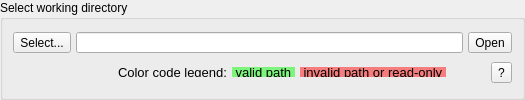
     <widget class="QGroupBox" name="groupBox_3">
      <property name="minimumSize">
       <size>
        <width>0</width>
        <height>90</height>
       </size>
      </property>
      <property name="maximumSize">
       <size>
        <width>16777215</width>
        <height>100</height>
       </size>
      </property>
      <property name="title">
       <string>Select working directory</string>
      </property>
      <layout class="QVBoxLayout" name="verticalLayout_5">
       <property name="spacing">
        <number>2</number>
       </property>
       <property name="leftMargin">
        <number>10</number>
       </property>
       <property name="topMargin">
        <number>5</number>
       </property>
       <property name="rightMargin">
        <number>10</number>
       </property>
       <property name="bottomMargin">
        <number>5</number>
       </property>
       <item>
        <layout class="QHBoxLayout" name="horizontalLayout_2">
         <property name="spacing">
          <number>5</number>
         </property>
         <item>
          <widget class="QToolButton" name="toolButton_WorkingDirSelect">
           <property name="text">
            <string>Select...</string>
           </property>
          </widget>
         </item>
         <item>
          <widget class="QLineEditFilePath" name="lineEdit_WorkingDirPath">
           <property name="enabled">
            <bool>true</bool>
           </property>
           <property name="sizePolicy">
            <sizepolicy hsizetype="Expanding" vsizetype="Fixed">
             <horstretch>0</horstretch>
             <verstretch>0</verstretch>
            </sizepolicy>
           </property>
           <property name="minimumSize">
            <size>
             <width>0</width>
             <height>20</height>
            </size>
           </property>
           <property name="maximumSize">
            <size>
             <width>16777215</width>
             <height>16777215</height>
            </size>
           </property>
           <property name="readOnly">
            <bool>false</bool>
           </property>
          </widget>
         </item>
         <item>
          <widget class="QToolButton" name="toolButton_WorkingDirOpen">
           <property name="text">
            <string>Open</string>
           </property>
          </widget>
         </item>
        </layout>
       </item>
       <item>
        <layout class="QHBoxLayout" name="horizontalLayout_10">
         <property name="spacing">
          <number>5</number>
         </property>
         <item>
          <spacer name="horizontalSpacer_4">
           <property name="orientation">
            <enum>Qt::Horizontal</enum>
           </property>
           <property name="sizeType">
            <enum>QSizePolicy::Fixed</enum>
           </property>
           <property name="sizeHint" stdset="0">
            <size>
             <width>105</width>
             <height>10</height>
            </size>
           </property>
          </spacer>
         </item>
         <item>
          <widget class="QLabel" name="label_13">
           <property name="maximumSize">
            <size>
             <width>16777215</width>
             <height>10</height>
            </size>
           </property>
           <property name="font">
            <font>
             <pointsize>10</pointsize>
            </font>
           </property>
           <property name="text">
            <string>Color code legend:</string>
           </property>
          </widget>
         </item>
         <item>
          <widget class="QLabel" name="label_7">
           <property name="minimumSize">
            <size>
             <width>0</width>
             <height>0</height>
            </size>
           </property>
           <property name="maximumSize">
            <size>
             <width>16777215</width>
             <height>10</height>
            </size>
           </property>
           <property name="font">
            <font>
             <pointsize>10</pointsize>
            </font>
           </property>
           <property name="styleSheet">
            <string notr="true">background-color: rgb(0,255,0,120);</string>
           </property>
           <property name="text">
            <string> valid path </string>
           </property>
          </widget>
         </item>
         <item>
          <widget class="QLabel" name="label_8">
           <property name="minimumSize">
            <size>
             <width>0</width>
             <height>0</height>
            </size>
           </property>
           <property name="maximumSize">
            <size>
             <width>16777215</width>
             <height>10</height>
            </size>
           </property>
           <property name="font">
            <font>
             <pointsize>10</pointsize>
            </font>
           </property>
           <property name="styleSheet">
            <string notr="true">background-color: rgb(255,0,0,120);</string>
           </property>
           <property name="text">
            <string> invalid path or read-only </string>
           </property>
          </widget>
         </item>
         <item>
          <spacer name="horizontalSpacer_5">
           <property name="orientation">
            <enum>Qt::Horizontal</enum>
           </property>
           <property name="sizeHint" stdset="0">
            <size>
             <width>40</width>
             <height>10</height>
            </size>
           </property>
          </spacer>
         </item>
         <item>
          <widget class="QToolButton" name="toolButton_WorkingDirHelp">
           <property name="text">
            <string>?</string>
           </property>
          </widget>
         </item>
        </layout>
       </item>
      </layout>
     </widget>
